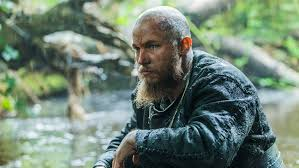
#> input picture Python/Görüntü_İşleme/ResmiGrileştirme-Aritmetikİşlemler/image.jpg, 299 x 168 px
$ python 'resmiGrileştirme.py'
#> lines starting #> are read from the running program, lines starting #| are printed output that depends on the picture
import cv2
import numpy as np

resim = cv2.imread("image.jpg")
#> resim is the input picture: shape (168, 299, 3); mean B, G, R 116.9, 131.8, 113.4
resimGri = cv2.cvtColor(resim,cv2.COLOR_BGR2GRAY)
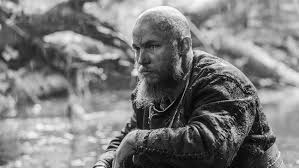
#> resimGri: shape (168, 299); min 1, max 254, mean 124.6

yukseklik,genislik,kanalsayisi = resim.shape
#> yukseklik = 168; genislik = 299; kanalsayisi = 3
print("Orjinal: ", yukseklik,genislik,kanalsayisi)
#| Orjinal:  168 299 3
yukseklik1,genislik1 = resimGri.shape #kanal sayisi 1 olacağı için shape o veriyi tutmak istemez o yüzden gri fotoğrafta kanalsayısı sorgusu yapılmaz
#> yukseklik1 = 168; genislik1 = 299
print("Grii: : ", yukseklik1,genislik1)
#| Grii: :  168 299


cv2.imshow("orjinal resim",resim)
cv2.imshow("grilestirilmis resim",resimGri)
cv2.waitKey()
cv2.destroyAllWindows
